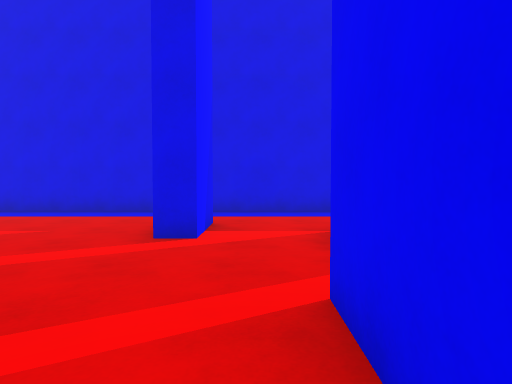
[1] (above)

20 first-person views from a walk through a scene from a Unity 3-D project. The camera is 1.4 m above the floor, tilts 2° down and sees 75° across. The floor is counted in squares, 2 m on a side. Each view is taken from the middle of a square. On the plan, view 1 faces up. The plan holds only what a view shows up to about 10 squares ahead; the rest is blank. The place goes on beyond the plan. The player is left out. Surface patterns are stand-ins for the level's own textures.

[2]
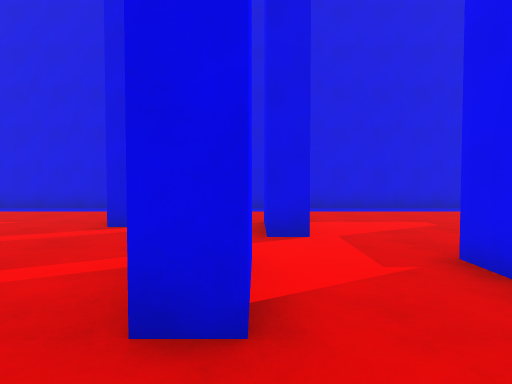

[3]
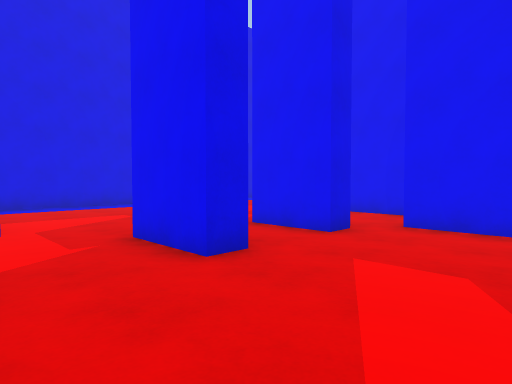

[4]
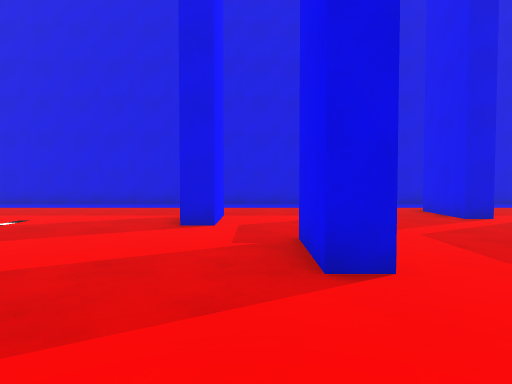

[5]
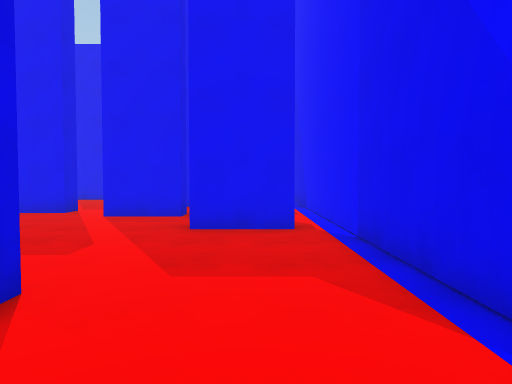

[6]
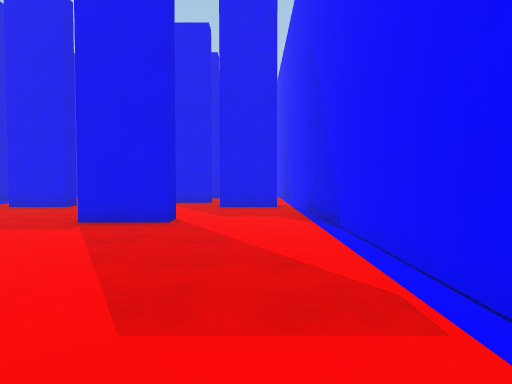

[7]
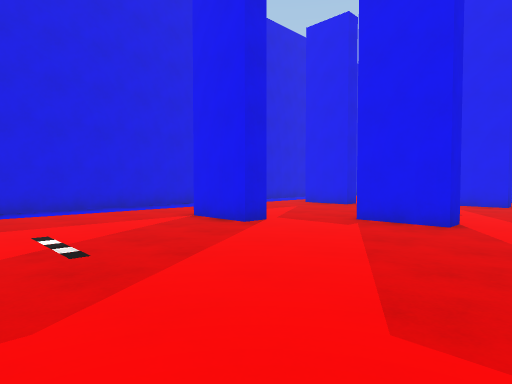

[8]
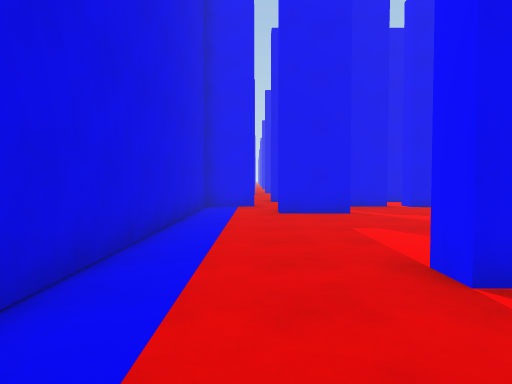

[9]
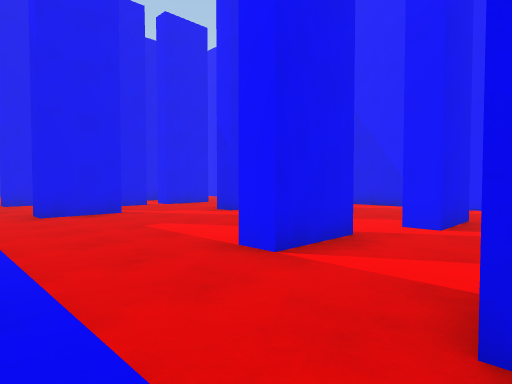

[10]
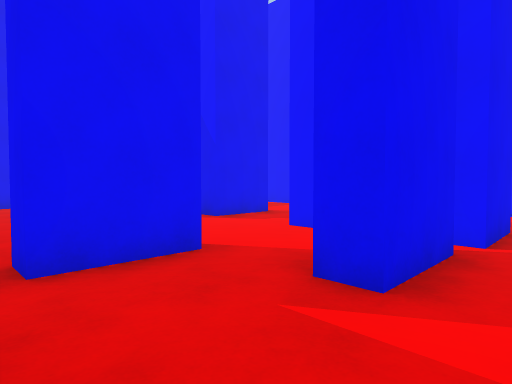

[11]
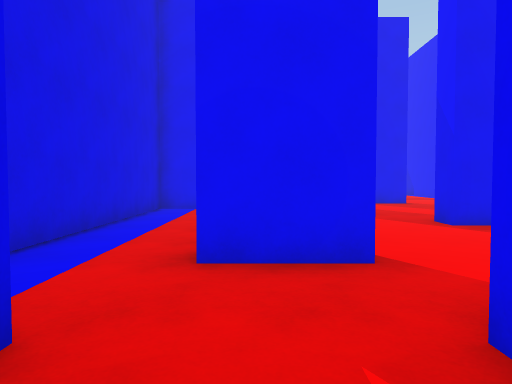

[12]
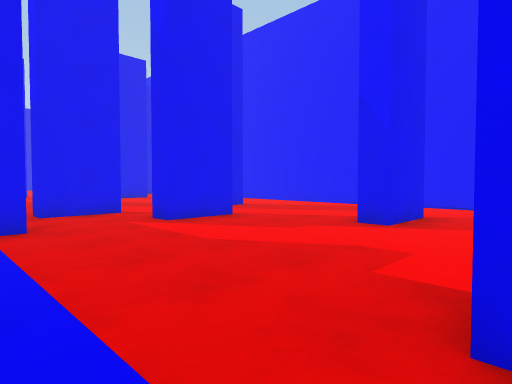

[13]
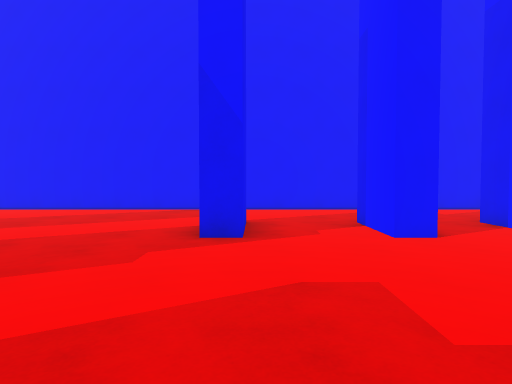

[14]
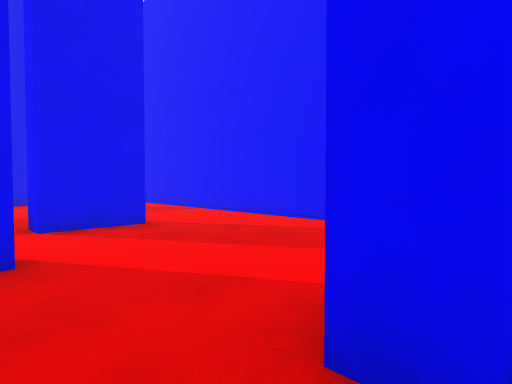

[15]
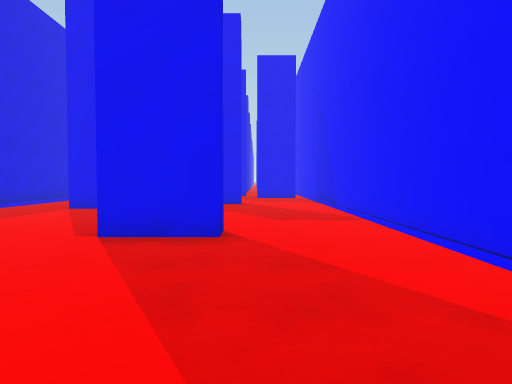

[16]
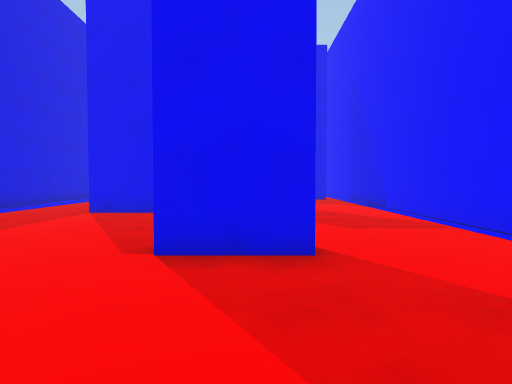

[17]
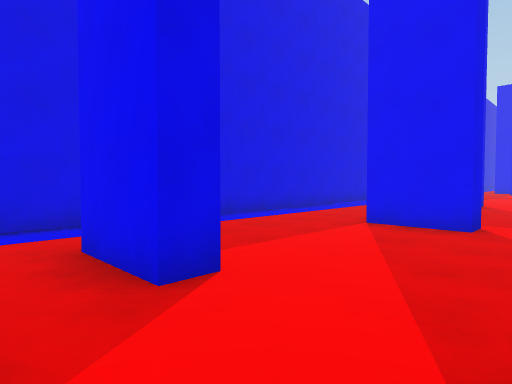

[18]
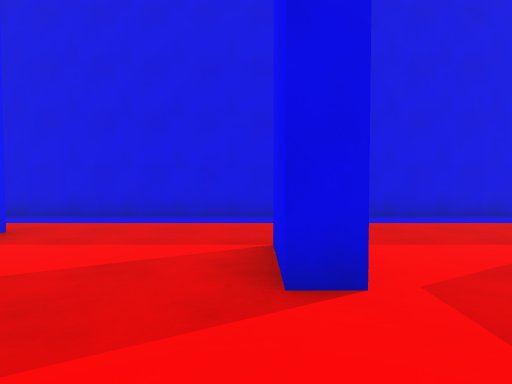

[19]
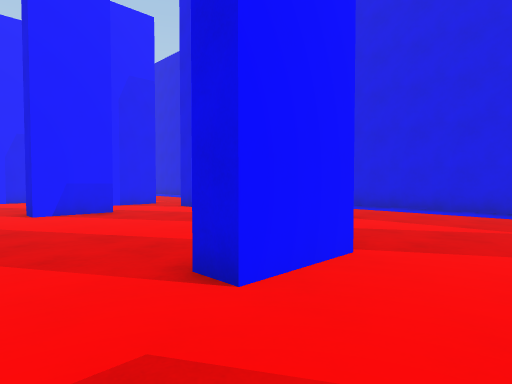

[20]
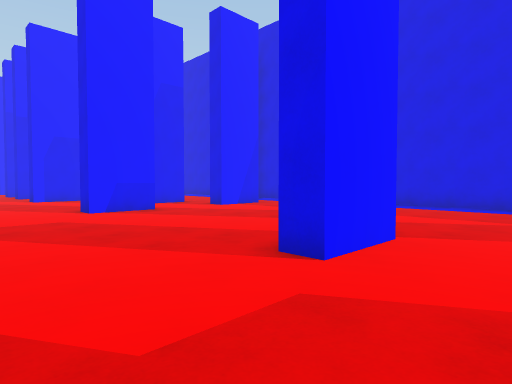

### Floor plan
Points are (right, up) in squares from view 1. A wall is a line through its corners. A room is listed if a view was taken in it or the views show most of it. See-through windows are left out.
Room 1 (views 1, 2, 3, 4, 5, 6, 7, 8, 9, 10, 11)
walls: (1, 1.6) (1, 0.4) (0.4, 0.4) (0.4, 1.9) (1, 1.9); (1.8, 3.1) (1.1, 3.1) (1.1, 4.6) (1.8, 4.6); (-3.9, 0.4) (-4.5, 0.4) (-4.5, 2); (-0.7, 5.5) (-0.7, 4) (-1.2, 4) (-1.2, 5.5); (-1.2, -1.6) (-1.2, 0); (3.4, 0.4) (2.8, 0.4) (2.8, 2); (-5.6, 4.5) (-5.6, 3.1) (-6.2, 3.1) (-6.2, 4.6); (5.5, 0.4) (4.9, 0.4) (4.9, 1.9) (5.5, 1.9); (6.1, 4) (6.1, 5.5) (6.6, 5.5); (6.1, -1.4) (6.1, 0); (6.4, -2.3) (9.6, -2.3); (-8.5, -2.3) (4, -2.3); (7.9, 2.4) (7.9, 4) (8.5, 4); (7.9, 0.4) (7.9, 2); (7.9, 6) (7.9, 7.3) (-10.5, 7.3)
ways out: opening at (8.3, 5) to room 2; opening at (8.7, -1) to room 2; gap at (8, 2) to room 2; gap at (1, 2.5)
Room 2 (views 12, 13, 14, 15, 16, 17, 18, 19, 20)
walls: (17.1, 4) (17.1, 5.5) (17.6, 5.5) (17.6, 4) (17.1, 4); (17.1, 1.9) (17.6, 1.9) (17.6, 0.4) (17.1, 0.4) (17.1, 1.9); (15.2, 2.4) (15.2, 4) (15.7, 4) (15.7, 2.6); (15.2, 6) (15.2, 7.3) (10.1, 7.3); (21.8, 3.1) (21.2, 3.1) (21.2, 4.6); (12.2, 0.4) (12.2, 1.9) (12.8, 1.9); (23.4, 2) (23.4, 0.4) (22.9, 0.4) (22.9, 1.4); (9.8, 4) (9.8, 5.5) (10.4, 5.5); (9.8, 1.9) (10.3, 1.9) (10.3, 0.4); (8.3, 1.2) (8.3, 0.4); (9.6, -2.3) (24, -2.3); (25.5, 7.3) (16.1, 7.3)
ways out: opening at (8.3, 5) to room 1; opening at (8.7, -1) to room 1; gap at (8, 2) to room 1

Where each view was taken, in squares from view 1:
view 1: 0 up, 0 right, facing up
view 2: 1 down, 1 right, facing up
view 3: 2 down, 1 right, facing up-right
view 4: 2 down, 5 left, facing up
view 5: 1 down, 6 left, facing right
view 6: 1 down, 10 left, facing right
view 7: 1 down, 10 left, facing up-right
view 8: 6 up, 1 left, facing right
view 9: 7 up, 1 left, facing down-right
view 10: 6 up, 7 right, facing down-right
view 11: 5 up, 7 right, facing right
view 12: 7 up, 10 right, facing down-right
view 13: 6 up, 12 right, facing down
view 14: 3 up, 12 right, facing down-right
view 15: 0 up, 13 right, facing right
view 16: 1 up, 14 right, facing right
view 17: 2 up, 16 right, facing up-right
view 18: 1 up, 21 right, facing up
view 19: 1 down, 25 right, facing up-left
view 20: 2 down, 25 right, facing up-left
